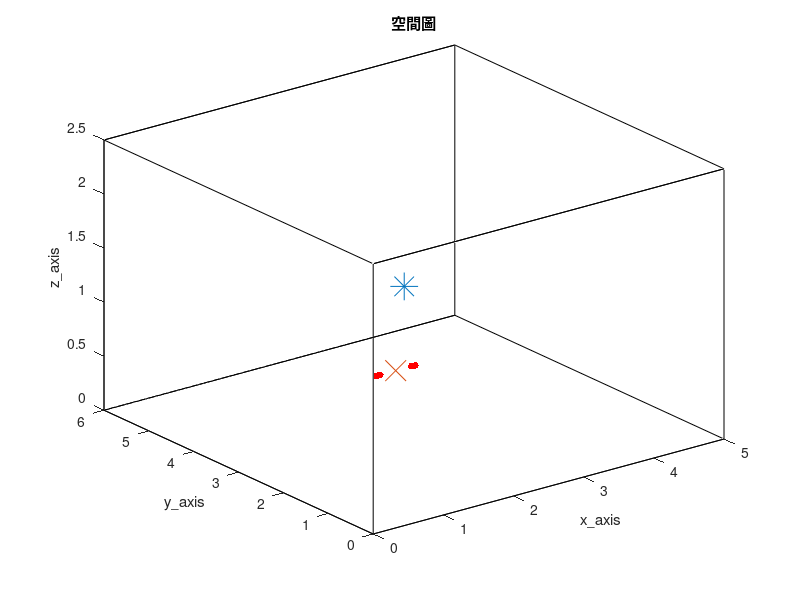

Write the MATLAB code that produced this figure. (Note: this script raises an error after producing the figure.)
clc; clear;
close all;

tic

%% RIR parameter %%
SorNum = 1;                                              % source number
%%%%%%%%%%%%%%%%%%%%%%%%%%%%%%%%%%%%%%%%%%%%%%%%%%%%%%%%%%%%%%%%%%%%%%%%%%%%%%%%%%%%%%%%%%%%%%%%%%%%%%%%%%%%%%%%%%%
MicNum = 8;                                             % number of microphone
%%%%%%%%%%%%%%%%%%%%%%%%%%%%%%%%%%%%%%%%%%%%%%%%%%%%%%%%%%%%%%%%%%%%%%%%%%%%%%%%%%%%%%%%%%%%%%%%%%%%%%%%%%%%%%%%%%%
c = 343;                                                 % Sound velocity (m/s)
fs = 16000;                                              % Sample frequency (samples/s)

% % ULA %
% MicStart = [1, 1.5, 1];
% spacing = 0.02;
% MicPos = zeros(MicNum, 3);
% for i = 1:MicNum
%     MicPos(i, :) = [MicStart(1, 1)+(i-1)*spacing MicStart(1, 2) MicStart(1, 3)];
% end

% subarray %
MicStart_left = [1, 1.5, 1];
MicStart_right = [1.5, 1.5, 1];
spacing = 0.02;
MicPos = zeros(MicNum, 3);
for i = 1:MicNum
    if i <= MicNum/2
        MicPos(i, :) = [MicStart_left(1, 1)+(i-1)*spacing, MicStart_left(1, 2), MicStart_left(1, 3)];
    else
        MicPos(i, :) = [MicStart_right(1, 1)+(i-MicNum/2-1)*spacing, MicStart_right(1, 2), MicStart_right(1, 3)];
    end

end

referencce_point = (MicPos(MicNum/2, :)+MicPos(MicNum/2+1, :))/2;

SorPos = [3, 4, 1];                                    % source position (m)
room_dim = [5, 6, 2.5];                                  % Room dimensions [x y z] (m)
%%%%%%%%%%%%%%%%%%%%%%%%%%%%%%%%%%%%%%%%%%%%%%%%%%%%%%%%%%%%%%%%%%%%%%%%%%%%%%%%%%%%%%%%%%%%%%%%%%%%%%%%%%%%%%%%%%%
reverberation_time = 0.2;                                % Reverberation time (s)
points_rir = 2048;                                       % Number of rir points (需比 reverberation time 還長)
%%%%%%%%%%%%%%%%%%%%%%%%%%%%%%%%%%%%%%%%%%%%%%%%%%%%%%%%%%%%%%%%%%%%%%%%%%%%%%%%%%%%%%%%%%%%%%%%%%%%%%%%%%%%%%%%%%%
mtype = 'omnidirectional';                               % Type of microphone
order = -1;                                              % -1 equals maximum reflection order!
dim = 3;                                                 % Room dimension
orientation = 0;                                         % Microphone orientation (rad)
hp_filter = 1;                                           % Disable high-pass filter

% 畫空間圖 %
figure(1);
plot3( [0 room_dim(1, 1) room_dim(1, 1) 0 0 0 room_dim(1, 1) room_dim(1, 1) 0 0 room_dim(1, 1) room_dim(1, 1) 0 0 room_dim(1, 1) room_dim(1, 1)], ...
       [0 0 room_dim(1, 2) room_dim(1, 2) 0 0 0 room_dim(1, 2) room_dim(1, 2) room_dim(1, 2) room_dim(1, 2) room_dim(1, 2) room_dim(1, 2) 0 0 0], ...
       [0 0 0 0 0 room_dim(1, 3) room_dim(1, 3) room_dim(1, 3) room_dim(1, 3) 0 0 room_dim(1, 3) room_dim(1, 3) room_dim(1, 3) room_dim(1, 3) 0] , 'k')
hold on
plot3(MicPos(:, 1), MicPos(:, 2), MicPos(:, 3), 'r.', 'MarkerSize', 15)
hold on
plot3(SorPos(:, 1), SorPos(:, 2), SorPos(:, 3), '*', 'MarkerSize', 20)
hold on
plot3(referencce_point(:, 1), referencce_point(:, 2), referencce_point(:, 3), 'x', 'MarkerSize', 15)
hold off
xlabel('x\_axis')
ylabel('y\_axis')
zlabel('z\_axis')
title('空間圖')
shg

angle_ground_truth = acos((SorPos-referencce_point)*[0; 1; 0]/norm(SorPos-referencce_point))/pi*180;
distance_ground_truth = norm(SorPos-referencce_point);

%% generate ground-truth RIR (h) %%
% 產生 RIR 和存.mat 檔 %
h = rir_generator(c, fs, MicPos, SorPos, room_dim, reverberation_time, points_rir, mtype, order, dim, orientation, hp_filter);
rir_filename_str = ['h\h_for_localization_', string(reverberation_time), 'x', string(MicNum), 'x', string(points_rir), '.mat'];
rir_filemane = join(rir_filename_str, '');
save(rir_filemane, 'h')

% load RIR 的 .mat 檔 %
rir_filename_str = ['h\h_for_localization_', string(reverberation_time), 'x', string(MicNum), 'x', string(points_rir), '.mat'];
rir_filemane = join(rir_filename_str, '');
load(rir_filemane)

look_mic = 1;
h_yaxis_upperlimit = max(h(look_mic, :)) + 0.01;
h_yaxis_underlimit = min(h(look_mic, :)) - 0.01;
% 畫 ground-truth RIR time plot %
figure(2)
plot(h(look_mic, :), 'r');
ylim([h_yaxis_underlimit h_yaxis_upperlimit])
title('ground-truth RIR')
xlabel('points')
ylabel('amplitude')
shg

[~, argmax_tf] = max(abs(h.'));

%% window parameter %%
NFFT = 1024;
hopsize = 256;
win = hamming(NFFT);
frequency = NFFT/2 + 1;
freqs_vector = linspace(0, fs/2, frequency);

%% 讀音檔 or 產生 white noise source (source) %%
Second = 23;
SorLen =  Second*fs;

% load speech source %
% [source_transpose, fs] = audioread('245.wav', [1, SorLen]);    % speech source
% source = source_transpose.';

% load white noise source %
source = wgn(1, SorLen, 0);                                    % white noise source

%% 產生麥克風訊號，先在時域上 convolution 再做 stft (y_nodelay y_delay Y_delay ) %%
% convolution source and RIR %
as = zeros(MicNum, points_rir+SorLen-1);
for i = 1 : MicNum
    as(i, :) = conv(h(i, :), source);
end

y_nodelay = as(:, 1:SorLen);
y_nodelay_transpose = y_nodelay.';
[Y_nodelay, ~, ~] = stft(y_nodelay_transpose, fs, Window=win, OverlapLength=NFFT-hopsize, FFTLength=NFFT, FrequencyRange='onesided');
NumOfFrame = size(Y_nodelay, 2);

%% compute Ryy %%
Ryy = zeros(MicNum, MicNum, frequency);
for_fac = 0.001;
for n = 1:frequency
    for FrameNo = 1:NumOfFrame
%         Ryy(:, :, n) = for_fac*Ryy(:, :, n) + (1-for_fac)*squeeze(Y_nodelay(n, FrameNo, :))*squeeze(Y_nodelay(n, FrameNo, :))';
        Ryy(:, :, n) = Ryy(:, :, n) + squeeze(Y_nodelay(n, FrameNo, :))*squeeze(Y_nodelay(n, FrameNo, :))';
    end
    
end

Ryy = Ryy/NumOfFrame;

%% redefine MicPos %%
MicPos = MicPos - referencce_point;

%% check angle function is convex or not %%
angle = -90:1:90;
array_output_power = zeros(frequency, size(angle, 2));
output_power_sum = zeros(size(angle, 2), 1);
dia_load_beamformer = 10^(-2);
angle_count = 0;
frequency_lower_bound = 400;

for ang = angle
    angle_count = angle_count + 1;
    kappa = [sind(ang), cosd(ang), 0];
    for n = frequency_lower_bound:frequency
        omega = 2*pi*freqs_vector(n);
        steer_vec = exp(1j*omega/c*kappa*MicPos.').';

        array_output_power(n, angle_count) = 1/(steer_vec'*inv(Ryy(:, :, n)+dia_load_beamformer*eye(MicNum))*steer_vec);
        output_power_sum(angle_count, :) = output_power_sum(angle_count, :) + abs(array_output_power(n, angle_count));
    end

end

[meshgrid_x, meshgrid_y] = meshgrid(angle ,freqs_vector(frequency_lower_bound:frequency));
figure(3);
mesh(meshgrid_x, meshgrid_y, 10*log10(abs(array_output_power(frequency_lower_bound:frequency, :))))
colorbar
view(2)
title('output power')
xlabel('angle')
ylabel('frequency')

figure(4)
plot(angle, output_power_sum.');
title('output power as function of angle')
xlabel('angle')
ylabel('output power')
shg

%% GSS for angle-wise freefield plane wave localization %%
[~, max_index] = max(output_power_sum);
left_bound = angle(:, max_index-1);
right_bound = angle(:, max_index+1);
golden_ratio = (1+sqrt(5))/2;
search_ratio = golden_ratio - 1;
stop_criteron = 1e-7;
iteration_times_angle = 0;

while 1
    iteration_times_angle = iteration_times_angle + 1;
    left_insert = right_bound - search_ratio*(right_bound-left_bound);
    right_insert = left_bound + search_ratio*(right_bound-left_bound);
    
    left_insert_output = GSS_MPDR_angle_obj_func(left_insert, frequency_lower_bound, frequency, freqs_vector, c, MicPos, Ryy, MicNum, dia_load_beamformer);
    right_insert_output = GSS_MPDR_angle_obj_func(right_insert, frequency_lower_bound, frequency, freqs_vector, c, MicPos, Ryy, MicNum, dia_load_beamformer);

    if left_insert_output > right_insert_output
        right_bound = right_insert;
    elseif left_insert_output <= right_insert_output
        left_bound = left_insert;
    end

    if right_bound-left_bound < stop_criteron
        break
    end

end

angle_final = (left_bound+right_bound)/2;

%% check distance function is convex or not %%
distance = 0:0.1:6;
distance_count = 0;
s = zeros(size(distance, 2), 1);
RTF_tfestimate =  tfestimate(y_nodelay(1, :), y_nodelay.', win, NFFT-hopsize, NFFT).';
RTF_tfestimate = reshape(RTF_tfestimate, [MicNum*frequency 1]);


for dis = distance
    distance_count = distance_count + 1;
    source_pos = [dis*sind(angle_final), dis*cosd(angle_final), 0];

    r = zeros(MicNum, 1);
    for i = 1 : MicNum
        r(i, :) =  sqrt(sum((source_pos - MicPos(i, :)).^2));
    end

    ATF_freefield = zeros(MicNum, frequency);
    for n = 1:frequency
        omega = 2*pi*freqs_vector(n);
        ATF_freefield(:, n) = exp(-1j*omega/c*r)./r;
    end

    RTF_freefield = (ATF_freefield./ATF_freefield(1, :)).';

    RTF_freefield = reshape(RTF_freefield, [MicNum*frequency 1]);

    gamma = RTF_tfestimate'*RTF_freefield/norm(RTF_tfestimate)/norm(RTF_freefield);
    s(distance_count, :) = 1/(1-real(gamma));

end

figure(5)
plot(distance, s.');
title('s as function of distance')
xlabel('distance')
ylabel('s')
shg

%% GSS for distnce-wise RTF cosine similarity %%
left_bound = 0;
right_bound = 8;
iteration_times_distnce = 0;
left_move = 1;
right_move = 1;

while 1
    iteration_times_distnce = iteration_times_distnce + 1;
    left_insert = right_bound - search_ratio*(right_bound-left_bound);
    right_insert = left_bound + search_ratio*(right_bound-left_bound);

    if right_move == 1 && left_move == 1
        left_insert_output = GSS_RTF_distance_obj_func(left_insert, angle_final, NFFT, hopsize, fs, c, y_nodelay, MicNum, MicPos);
        right_insert_output = GSS_RTF_distance_obj_func(right_insert, angle_final, NFFT, hopsize, fs, c, y_nodelay, MicNum, MicPos);
        right_move = 0;
        leftt_move = 0;

    elseif right_move == 1 && left_move == 0
        right_insert_output = left_insert_output;
        left_insert_output = GSS_RTF_distance_obj_func(left_insert, angle_final, NFFT, hopsize, fs, c, y_nodelay, MicNum, MicPos);
        right_move = 0;

    elseif right_move == 0 && left_move == 1
        left_insert_output = right_insert_output;
        right_insert_output = GSS_RTF_distance_obj_func(right_insert, angle_final, NFFT, hopsize, fs, c, y_nodelay, MicNum, MicPos);
        leftt_move = 0;

    end

    if left_insert_output > right_insert_output
        right_bound = right_insert;
        right_move = 1;

    elseif left_insert_output <= right_insert_output
        left_bound = left_insert;
        left_move = 1;

    end

    if right_bound-left_bound < stop_criteron
        break

    end

end

distance_final = (left_bound+right_bound)/2;

toc
